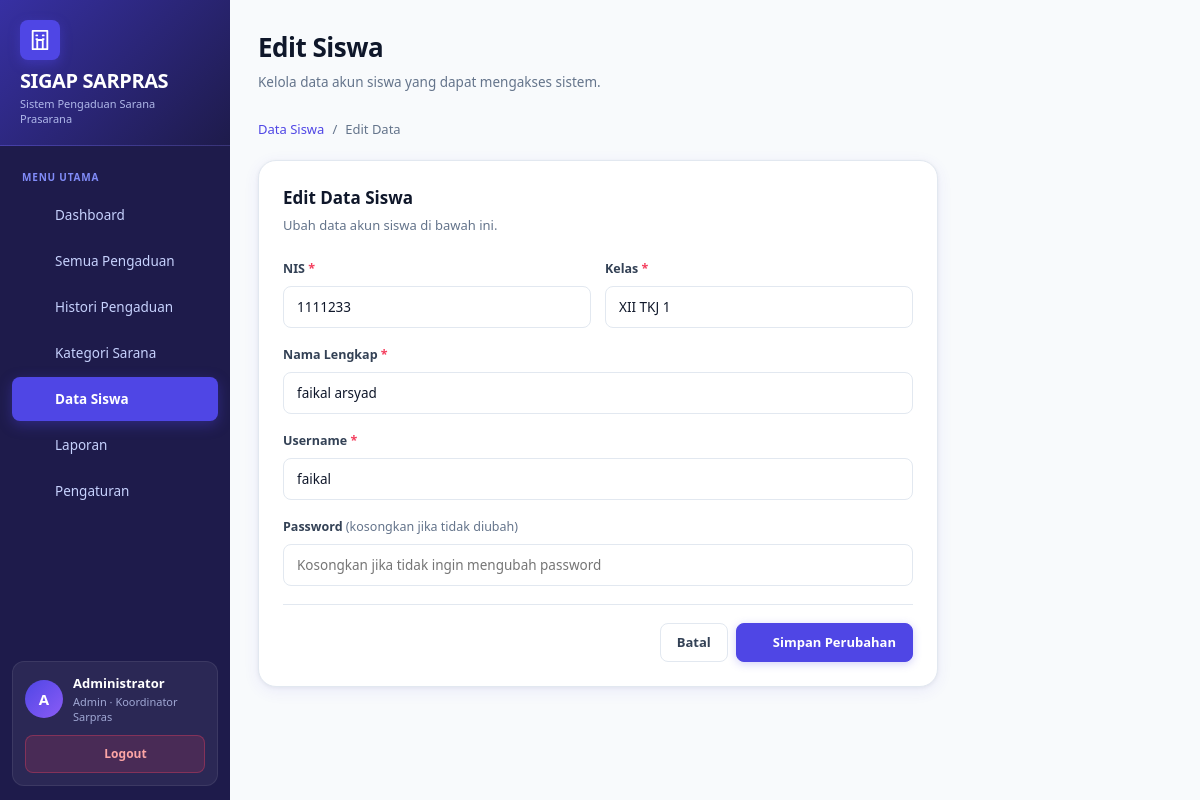
Page /views/siswa_form.php?nis=1111233 (signed in) on the committed database.
### tables this page shows
CREATE TABLE `siswa` (
  `nis` int(11) NOT NULL,
  `nama` varchar(100) NOT NULL,
  `kelas` varchar(50) NOT NULL,
  `username` varchar(50) NOT NULL,
  `password` varchar(255) NOT NULL,
  `aktif` tinyint(1) NOT NULL DEFAULT 1
);

### models/Siswa.php (called while the page is built, shortened)
<?php
class Siswa {
    private $conn;
    public function __construct($conn) {
        $this->conn = $conn;
    }
    public function getByNis($nis) {
        $nis = (int)$nis;
        $q = mysqli_query($this->conn, "SELECT * FROM siswa WHERE nis=$nis");
        return mysqli_fetch_assoc($q);
    }
}
?>

### views/siswa_form.php (the view, shortened to what this page needs)
<?php
include '../config/koneksi.php';
include '../config/icons.php';
include '../config/layout.php';
include '../models/Siswa.php';
$m     = new Siswa($conn);
$edit  = isset($_GET['nis']);
$old   = $edit ? $m->getByNis($_GET['nis']) : null;
?>
<!doctype html>
<html lang="id">
<head>
    <link rel="stylesheet" href="../assets/style.css?v=5">
</head>
<body>
<div class="app">
    <?= sidebar('students') ?>
    <main class="main">
        <div class="top">
            <div>
                <h2><?= $edit ? 'Edit Siswa' : 'Tambah Siswa' ?></h2>
                <p>Kelola data akun siswa yang dapat mengakses sistem.</p>
            </div>
        </div>
        <div class="breadcrumb">
            <a href="siswa.php">Data Siswa</a>
            <span><?= $edit ? 'Edit Data' : 'Tambah Siswa' ?></span>
        </div>
        <div class="panel content-narrow">
            <h3 style="margin:0 0 6px;"><?= $edit ? 'Edit Data Siswa' : 'Siswa Baru' ?></h3>
            <p style="margin:0 0 24px;font-size:13px;color:var(--muted);">
                <?= $edit ? 'Ubah data akun siswa di bawah ini.' : 'Isi data siswa untuk membuat akun baru.' ?>
            </p>
            <form method="post">
                <div style="display:grid;grid-template-columns:1fr 1fr;gap:14px;">
                    <div class="field">
                        <label>NIS <span class="required">*</span></label>
                        <input type="number" name="nis" value="<?= htmlspecialchars($old['nis'] ?? '') ?>" placeholder="Nomor Induk Siswa" required>
                    </div>
                    <div class="field">
                        <label>Kelas <span class="required">*</span></label>
                        <input name="kelas" value="<?= htmlspecialchars($old['kelas'] ?? '') ?>" placeholder="Contoh: XII RPL 4" required>
                    </div>
                </div>
                <div class="field">
                    <label>Nama Lengkap <span class="required">*</span></label>
                    <input name="nama" value="<?= htmlspecialchars($old['nama'] ?? '') ?>" placeholder="Nama lengkap siswa" required>
                </div>
                <div class="field">
                    <label>Username <span class="required">*</span></label>
                    <input name="username" value="<?= htmlspecialchars($old['username'] ?? '') ?>" placeholder="Username untuk login" required>
                </div>
                <div class="field">
                    <label>
                        Password
                        <?php if ($edit): ?>
                        <span style="color:var(--muted);font-weight:400;">(kosongkan jika tidak diubah)</span>
                        <?php else: ?>
                        <span class="required">*</span>
                        <?php endif; ?>
                    </label>
                    <input type="password" name="password"
                           placeholder="<?= $edit ? 'Kosongkan jika tidak ingin mengubah password' : 'Buat password' ?>"
                           <?= $edit ? '' : 'required' ?>>
                </div>
                <div class="form-actions">
                    <a class="btn" href="siswa.php">Batal</a>
                    <button class="btn primary" name="simpan">
                        <span style="display:flex;align-items:center;gap:6px;">
                            <?= icon('save', '14') ?> <?= $edit ? 'Simpan Perubahan' : 'Tambah Siswa' ?>
                        </span>
                    </button>
                </div>
            </form>
        </div>
    </main>
</div>
</body>
</html>

### assets/style.css (style rules this page uses)
:root { --primary: #4f46e5; --primary-dark: #3730a3; --primary-light: #818cf8; --primary-bg: #eef2ff; --green: #10b981; --green-dark: #059669; --green-soft: #d1fae5; --amber: #f59e0b; --amber-dark: #d97706; --amber-soft: #fef3c7; --danger: #f43f5e; --danger-dark: #e11d48; --danger-soft: #ffe4e6; --purple: #8b5cf6; --purple-dark: #7c3aed; --purple-soft: #ede9fe; --cyan: #06b6d4; --cyan-soft: #cffafe; --bg: #f8fafc; --bg-2: #f1f5f9; --white: #ffffff; --text: #0f172a; --text-2: #334155; --muted: #64748b; --muted-light: #94a3b8; --line: #e2e8f0; --line-dark: #cbd5e1; --sidebar-bg: #1e1b4b; --sidebar-2: #2d2a5e; --sidebar-text: #c7d2fe; --sidebar-muted: #818cf8; --shadow-sm: 0 1px 3px rgba(0,0,0,.08), 0 1px 2px rgba(0,0,0,.04); --shadow: 0 4px 16px rgba(79,70,229,.08), 0 1px 4px rgba(0,0,0,.06); --shadow-md: 0 8px 28px rgba(79,70,229,.10), 0 2px 8px rgba(0,0,0,.06); --shadow-lg: 0 20px 60px rgba(79,70,229,.12), 0 4px 16px rgba(0,0,0,.08); --r-sm: 8px; --r: 12px; --r-lg: 18px; --r-xl: 24px; }
*, *::before, *::after { box-sizing: border-box; }
html { scroll-behavior: smooth; }
html, body { margin: 0; min-height: 100%; font-family: 'Segoe UI', system-ui, -apple-system, Arial, sans-serif; color: var(--text); background: var(--bg); font-size: 14px; line-height: 1.5; }
body { -webkit-font-smoothing: antialiased; }
a { text-decoration: none; color: inherit; }
button, input, textarea, select { font: inherit; }
button { cursor: pointer; }
.app { min-height: 100vh; display: flex; }
.main { flex: 1; min-width: 0; padding: 32px 40px 52px; }
.top { display: flex; justify-content: space-between; align-items: flex-start; gap: 20px; margin-bottom: 28px; }
.top > div:first-child h2 { margin: 0; font-size: 26px; font-weight: 800; letter-spacing: -.5px; color: var(--text); }
.top > div:first-child p { margin: 5px 0 0; color: var(--muted); font-size: 13.5px; }
.panel { background: var(--white); border: 1px solid var(--line); border-radius: var(--r-lg); padding: 24px; box-shadow: var(--shadow); }
.panel h3 { margin: 0 0 6px; font-size: 17px; font-weight: 700; color: var(--text); }
.panel > p { color: var(--muted); font-size: 13px; margin: 0 0 20px; }
.btn { display: inline-flex; align-items: center; justify-content: center; gap: 7px; padding: 9px 16px; border-radius: var(--r-sm); font-size: 13px; font-weight: 600; cursor: pointer; transition: all .18s ease; border: 1px solid var(--line); background: var(--white); color: var(--text-2); white-space: nowrap; }
.btn.primary { background: var(--primary); color: #fff; border-color: var(--primary); box-shadow: 0 2px 8px rgba(79,70,229,.25); }
.field { margin-bottom: 18px; }
.field label { display: block; font-size: 12.5px; font-weight: 600; color: var(--text-2); margin-bottom: 7px; }
.field input, .field select, .field textarea { width: 100%; border: 1px solid var(--line); border-radius: var(--r-sm); padding: 10px 13px; background: var(--white); color: var(--text); font-size: 13.5px; outline: none; transition: border-color .18s, box-shadow .18s; -webkit-appearance: none; }
.form-actions { display: flex; gap: 8px; justify-content: flex-end; flex-wrap: wrap; margin-top: 10px; padding-top: 18px; border-top: 1px solid var(--line); }
.content-narrow { max-width: 680px; }
.required { color: var(--danger); }
.breadcrumb { display: flex; align-items: center; gap: 8px; font-size: 13px; color: var(--muted); margin-bottom: 20px; }
.breadcrumb a { color: var(--primary); }
.breadcrumb span::before { content: "/"; margin-right: 8px; }
@media (max-width: 1200px) { .main { padding: 28px 28px 44px; } }
html, body { width: 100%; max-width: 100%; overflow-x: hidden; }
.app { width: 100%; max-width: 100%; min-width: 0; }
.main { min-width: 0; }
@media (min-width: 769px) { .app { display: block; } }
@media (min-width: 769px) { .main { margin-left: 260px; } }
@media (min-width: 769px) and (max-width: 1200px) { .main { margin-left: 230px; } }

### rows in the picture
siswa: nis "1111233", kelas "XII TKJ 1", nama "faikal arsyad", username "faikal"

### other values in the picture
$item['label'] "Dashboard"
$item['label'] "Semua Pengaduan"
$item['label'] "Histori Pengaduan"
$item['label'] "Kategori Sarana"
$item['label'] "Data Siswa"
$item['label'] "Laporan"
$item['label'] "Pengaturan"
$initial "A"
$nama "Administrator"
$sub "Admin · Koordinator Sarpras"
